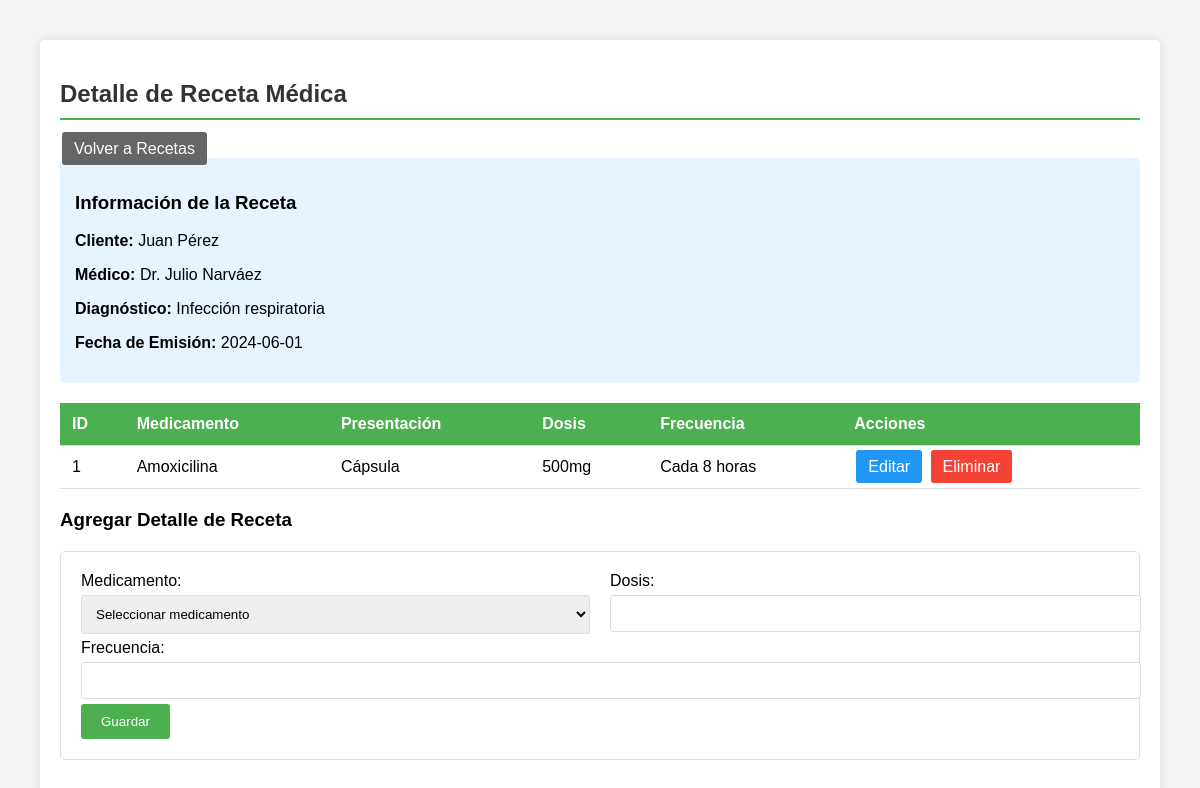
Screenshot of /WEB/FARMACIA/crud_detalle_receta.php?receta_id=1 (signed in) with the database file from the repository.
### tables this page shows
CREATE TABLE `receta` (
  `id_receta` int(11) NOT NULL,
  `id_cliente` int(11) DEFAULT NULL,
  `nombre_medico` varchar(100) DEFAULT NULL,
  `diagnostico` text DEFAULT NULL,
  `fecha_emision` date DEFAULT NULL
);

CREATE TABLE `cliente` (
  `id_cliente` int(11) NOT NULL,
  `nombre_cliente` varchar(100) DEFAULT NULL,
  `cedula` varchar(10) DEFAULT NULL,
  `telefono` varchar(20) DEFAULT NULL,
  `correo` varchar(100) DEFAULT NULL,
  `fecha_registro` date DEFAULT NULL
);

CREATE TABLE `detallereceta` (
  `id_detalle` int(11) NOT NULL,
  `id_receta` int(11) DEFAULT NULL,
  `id_medicamento` int(11) DEFAULT NULL,
  `dosis` varchar(50) DEFAULT NULL,
  `frecuencia` varchar(50) DEFAULT NULL
);

CREATE TABLE `medicamento` (
  `id_medicamento` int(11) NOT NULL,
  `nombre_medicamento` varchar(100) DEFAULT NULL,
  `principio_activo` varchar(100) DEFAULT NULL,
  `presentacion` varchar(50) DEFAULT NULL,
  `fecha_caducidad` date DEFAULT NULL,
  `stock` int(11) DEFAULT NULL,
  `precio_unitario` decimal(5,2) DEFAULT NULL,
  `id_proveedor` int(11) DEFAULT NULL,
  `id_categoria` int(11) DEFAULT NULL
);

### WEB/FARMACIA/crud_detalle_receta.php (the view, shortened to what this page needs)
<?php
include 'config.php';
$rol = $_SESSION['rol'];
$receta_id = isset($_GET['receta_id']) ? intval($_GET['receta_id']) : 0;
$receta_info = $conn->query("
    SELECT r.*, c.nombre_cliente
    FROM Receta r
    LEFT JOIN Cliente c ON r.id_cliente = c.id_cliente
    WHERE r.id_receta = $receta_id
")->fetch_assoc();
$result = $conn->query("
    SELECT dr.*, m.nombre_medicamento, m.presentacion
    FROM DetalleReceta dr
    LEFT JOIN Medicamento m ON dr.id_medicamento = m.id_medicamento
    WHERE dr.id_receta = $receta_id
    ORDER BY dr.id_detalle
");
$edit = null;
$solo_lectura = ($rol == 'Supervisor');
?>
<!DOCTYPE html>
<html>
<head>
</head>
<body>
<div class="container">
    <h2>Detalle de Receta Médica</h2>
    <a href="crud_recetas.php" class="btn btn-back">Volver a Recetas</a>
    <div class="receta-info">
        <h3>Información de la Receta</h3>
        <p><strong>Cliente:</strong> <?= htmlspecialchars($receta_info['nombre_cliente']) ?></p>
        <p><strong>Médico:</strong> <?= htmlspecialchars($receta_info['nombre_medico']) ?></p>
        <p><strong>Diagnóstico:</strong> <?= htmlspecialchars($receta_info['diagnostico']) ?></p>
        <p><strong>Fecha de Emisión:</strong> <?= $receta_info['fecha_emision'] ?></p>
    </div>
    <table>
        <tr>
            <th>ID</th>
            <th>Medicamento</th>
            <th>Presentación</th>
            <th>Dosis</th>
            <th>Frecuencia</th>
            <?php if (!$solo_lectura): ?><th>Acciones</th><?php endif; ?>
        </tr>
        <?php while($row = $result->fetch_assoc()): ?>
        <tr>
            <td><?= $row['id_detalle'] ?></td>
            <td><?= htmlspecialchars($row['nombre_medicamento']) ?></td>
            <td><?= htmlspecialchars($row['presentacion']) ?></td>
            <td><?= htmlspecialchars($row['dosis']) ?></td>
            <td><?= htmlspecialchars($row['frecuencia']) ?></td>
            <?php if (!$solo_lectura): ?>
            <td>
                <a href="?receta_id=<?= $receta_id ?>&editar=<?= $row['id_detalle'] ?>" class="btn btn-edit">Editar</a>
                <a href="?receta_id=<?= $receta_id ?>&eliminar=<?= $row['id_detalle'] ?>" class="btn btn-delete" onclick="return confirm('¿Estás seguro de eliminar este detalle?')">Eliminar</a>
            </td>
            <?php endif; ?>
        </tr>
        <?php endwhile; ?>
    </table>
    <?php if (!$solo_lectura): ?>
    <h3><?= $edit ? 'Editar' : 'Agregar' ?> Detalle de Receta</h3>
    <form method="post">
        <div class="form-row">
            <div class="form-group">
                <label>Medicamento:</label>
                <select name="id_medicamento" required>
                    <option value="">Seleccionar medicamento</option>
                </select>
            </div>
            <div class="form-group">
                <label>Dosis:</label>
                <input type="text" name="dosis" value="<?= htmlspecialchars($edit['dosis'] ?? '') ?>" required>
            </div>
        </div>
        <div class="form-group">
            <label>Frecuencia:</label>
            <input type="text" name="frecuencia" value="<?= htmlspecialchars($edit['frecuencia'] ?? '') ?>" required>
        </div>
        <input type="submit" value="<?= $edit ? 'Actualizar' : 'Guardar' ?>">
    </form>
    <?php endif; ?>
</div>
</body>
</html>

### WEB/FARMACIA/crud_detalle_receta.php (style rules this page uses)
body { font-family: Arial, sans-serif; margin: 40px; background-color: #f4f4f4; }
.container { max-width: 1200px; margin: 0 auto; background-color: white; padding: 20px; border-radius: 5px; box-shadow: 0 0 10px rgba(0,0,0,0.1); }
h2 { color: #333; border-bottom: 2px solid #4CAF50; padding-bottom: 10px; }
.receta-info { background-color: #e7f3ff; padding: 15px; border-radius: 5px; margin-bottom: 20px; }
table { width: 100%; border-collapse: collapse; margin: 20px 0; }
th, td { padding: 12px; text-align: left; border-bottom: 1px solid #ddd; }
th { background-color: #4CAF50; color: white; }
.btn { padding: 8px 12px; text-decoration: none; border-radius: 3px; margin: 2px; }
.btn-edit { background-color: #2196F3; color: white; }
.btn-delete { background-color: #f44336; color: white; }
.btn-back { background-color: #666; color: white; }
form { margin: 20px 0; padding: 20px; border: 1px solid #ddd; border-radius: 5px; }
input[type="text"], select { width: 100%; padding: 10px; margin: 5px 0; border: 1px solid #ddd; border-radius: 3px; }
input[type="submit"] { background-color: #4CAF50; color: white; padding: 10px 20px; border: none; border-radius: 3px; cursor: pointer; }
.form-row { display: flex; gap: 20px; }
.form-group { flex: 1; }

### rows the page displays
receta: id_cliente.nombre_cliente "Juan Pérez", nombre_medico "Dr. Julio Narváez", diagnostico "Infección respiratoria", fecha_emision "2024-06-01"
detallereceta: id_detalle "1", id_medicamento.nombre_medicamento "Amoxicilina", id_medicamento.presentacion "Cápsula", dosis "500mg", frecuencia "Cada 8 horas"
